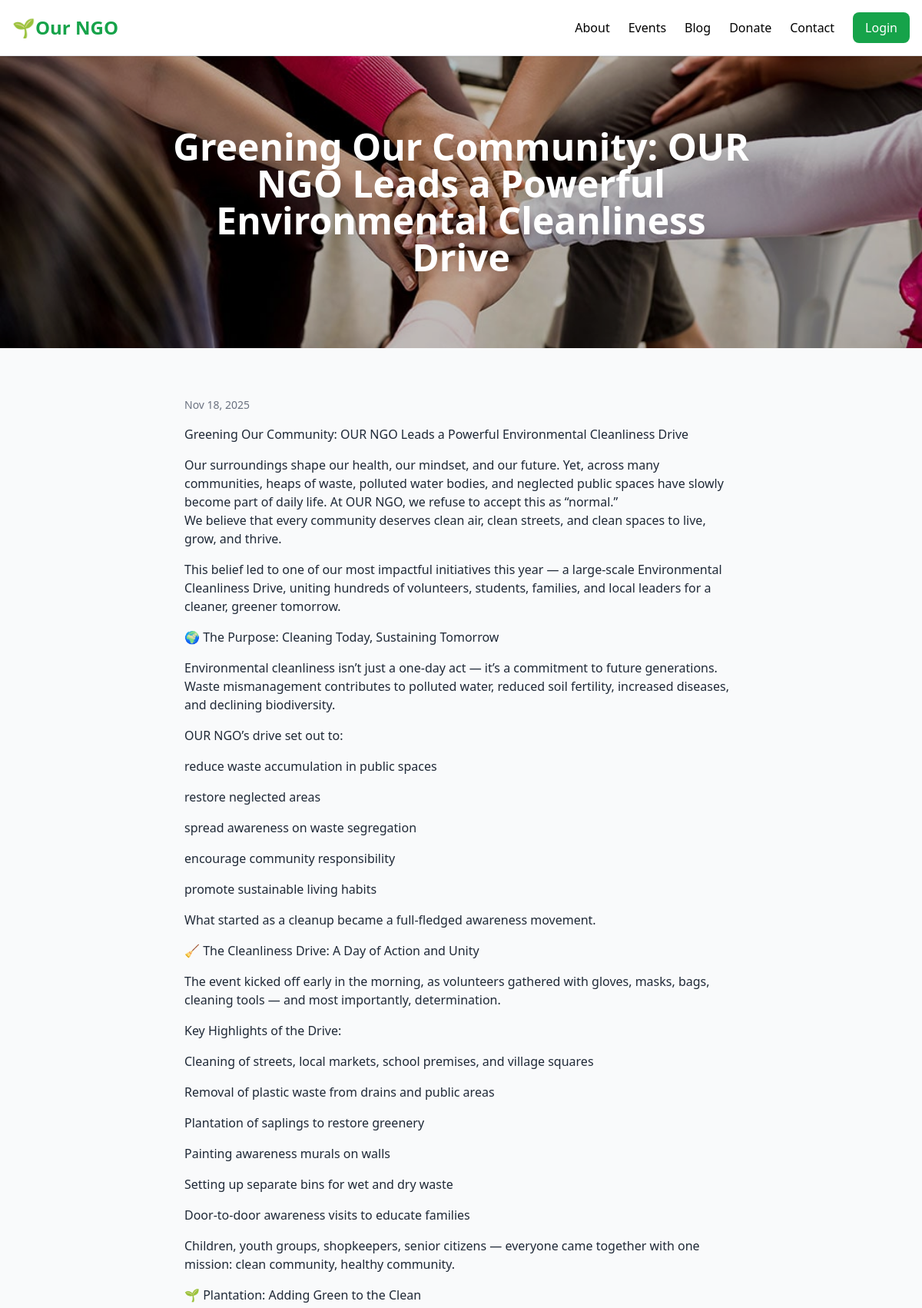
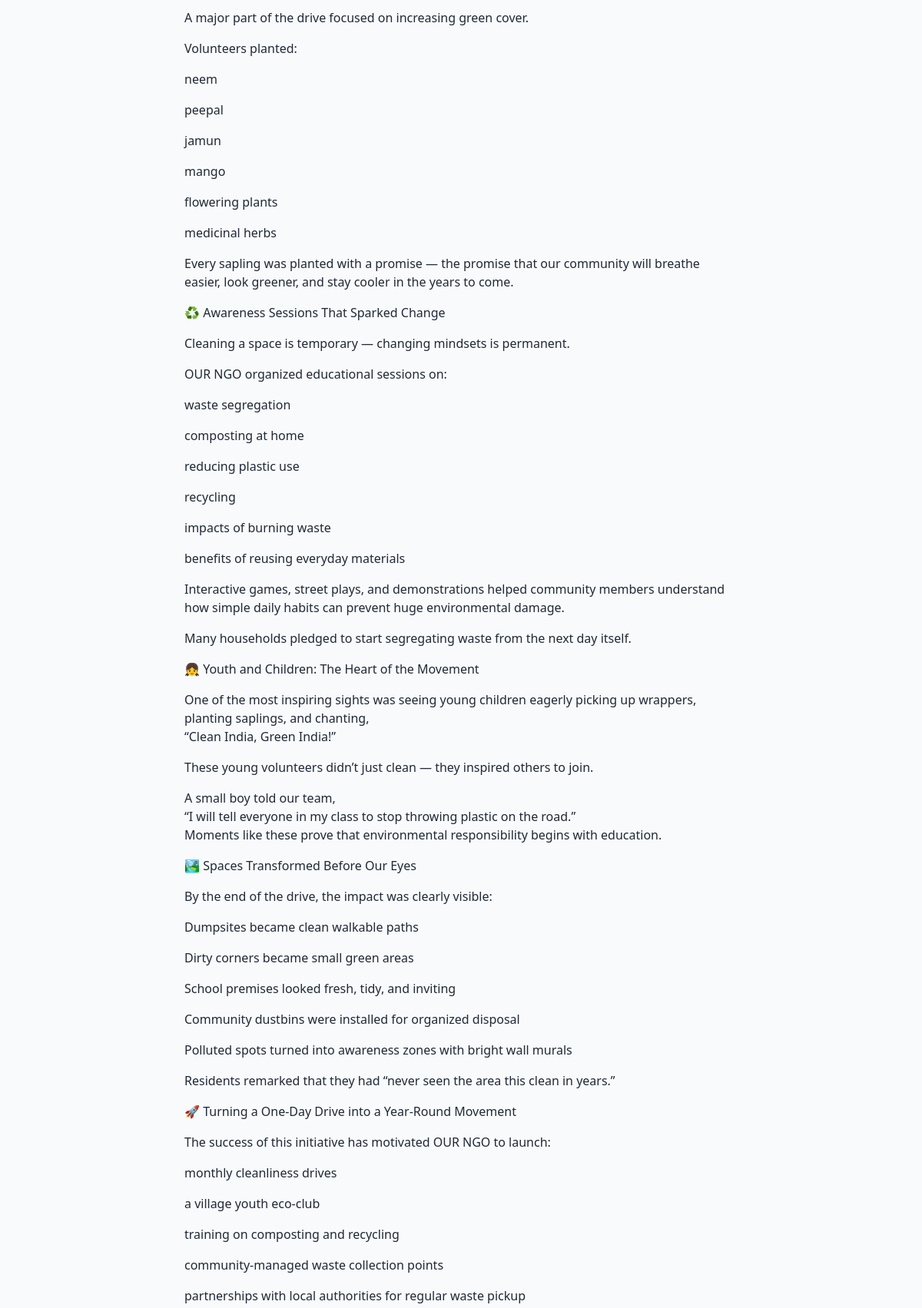
/blog/greening-our-community-our-ngo-leads-a-powerful-en/ (upper part), run on the app's committed database (2 pictures, top to bottom).
### blog/models.py (models this page shows, shortened)
class Post(models.Model):
    DRAFT = "draft"
    PUBLISHED = "published"
    STATUS_CHOICES = [(DRAFT, "Draft"), (PUBLISHED, "Published")]
    title = models.CharField(max_length=200)
    slug = models.SlugField(unique=True)
    body = models.TextField()
    status = models.CharField(max_length=10, choices=STATUS_CHOICES, default=PUBLISHED)
    published_at = models.DateTimeField(auto_now_add=True)
    image = models.ImageField(upload_to='blog_images/', blank=True, null=True)
    class Meta:
        ordering = ["-published_at"]

### blog/views.py (the view)
# urls.py: path("<slug:slug>/", post_detail, name="post_detail"),
def post_detail(request, slug):
    post = get_object_or_404(Post, slug=slug, status="published")
    return render(request, "blog/post_detail.html", {"post": post})

### ngo_site/templates/blog/post_detail.html (shortened to what this page needs)
{% extends "base.html" %}
{% block content %}
<section class="relative w-full h-[380px] overflow-hidden">
  {% if post.image %}
    <img src="{{ post.image.url }}"
         class="absolute inset-0 w-full h-full object-cover brightness-75">
  {% else %}
    <img src="/static/images/blog_placeholder.jpg"
         class="absolute inset-0 w-full h-full object-cover brightness-75">
  {% endif %}
  <div class="relative z-10 w-full h-full flex items-center justify-center text-center text-white px-6">
    <h1 class="text-4xl md:text-5xl font-extrabold drop-shadow-xl max-w-3xl">
      {{ post.title }}
    </h1>
  </div>
</section>
<section class="max-w-3xl mx-auto px-6 py-16">
  <p class="text-sm text-gray-500 mb-4">{{ post.published_at|date:"M d, Y" }}</p>
  <div class="prose prose-lg max-w-none text-gray-800">
    {{ post.body|linebreaks }}
  </div>
</section>
{% endblock %}

### ngo_site/static/css/styles.css (style rules this page uses)
.prose p { margin-bottom: 1rem; }

### data on the page
Post: image (picture), title "Greening Our Community: OUR NGO Leads a Powerful Environmental Cleanliness Drive", published_at "Nov 18, 2025", body "Greening Our Community: OUR NGO Leads a Powerful Environmental Cleanliness Drive Our surroundings shape our health, our mindset, and our future. Yet, across many communities, heaps of waste, polluted water bodies, and neglected public spaces have slowly become part of daily life. At OUR NGO, we refuse to accept this as “normal.” We believe that every community deserves clean air, clean streets, and clean spaces to live, grow, and thrive. This belief led to one of our most impactful initiatives this year — a large-scale Environmental Cleanliness Drive, uniting hundreds of volunteers, students, families, and local leaders for a cleaner, greener tomorrow. 🌍 The Purpose: Cleaning Today,…"
